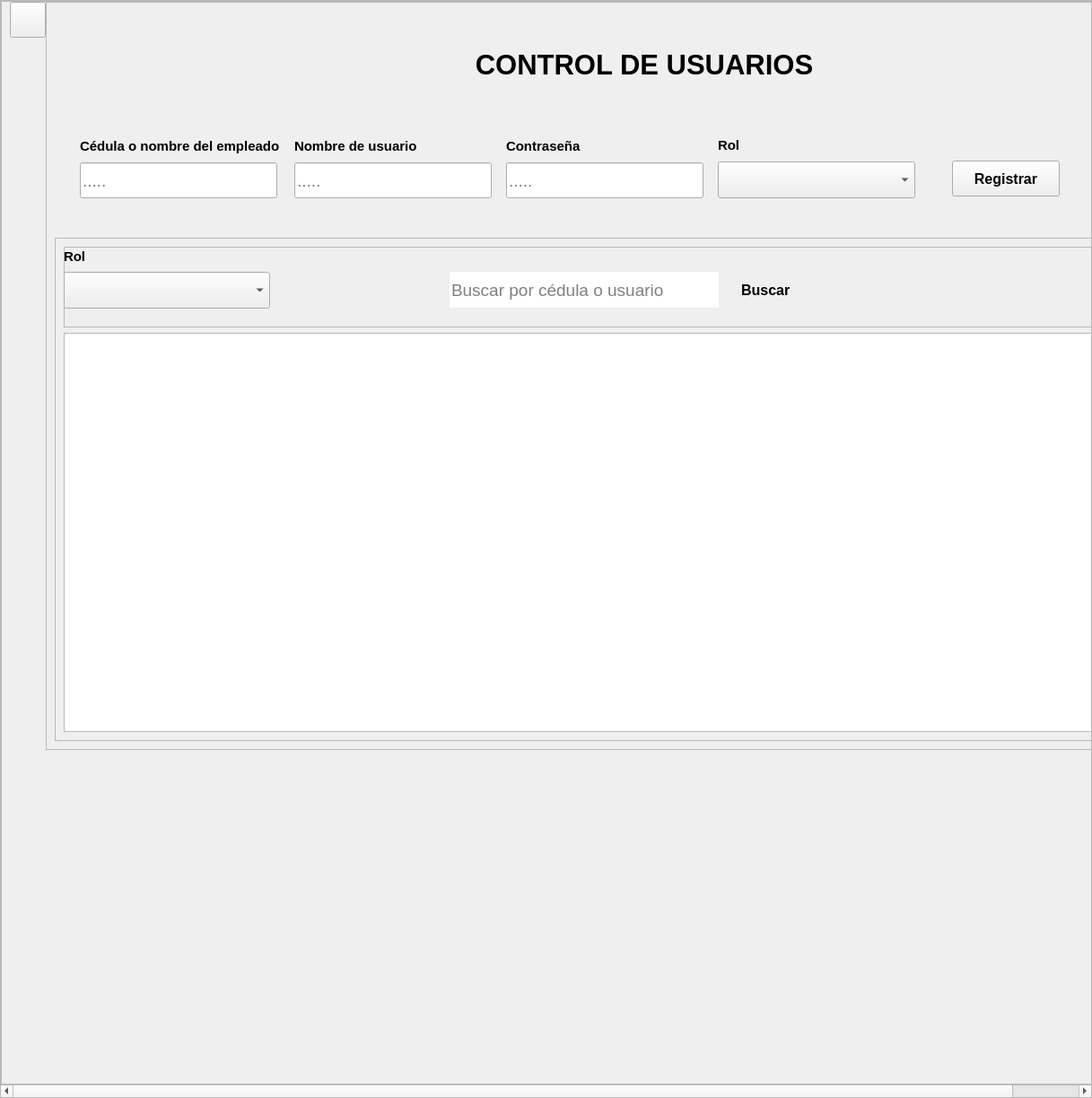
<?xml version="1.0" encoding="UTF-8"?>
<ui version="4.0">
 <class>VistaGeneralUsuarios</class>
 <widget class="QWidget" name="VistaGeneralUsuarios">
  <property name="geometry">
   <rect>
    <x>0</x>
    <y>0</y>
    <width>1217</width>
    <height>1224</height>
   </rect>
  </property>
  <property name="windowTitle">
   <string>Usuarios</string>
  </property>
  <property name="styleSheet">
   <string notr="true"/>
  </property>
  <layout class="QVBoxLayout" name="verticalLayout">
   <property name="spacing">
    <number>0</number>
   </property>
   <property name="leftMargin">
    <number>0</number>
   </property>
   <property name="topMargin">
    <number>0</number>
   </property>
   <property name="rightMargin">
    <number>0</number>
   </property>
   <property name="bottomMargin">
    <number>0</number>
   </property>
   <item>
    <widget class="QScrollArea" name="area_scroll">
     <property name="widgetResizable">
      <bool>true</bool>
     </property>
     <widget class="QWidget" name="scrollAreaWidgetContents">
      <property name="geometry">
       <rect>
        <x>0</x>
        <y>0</y>
        <width>1295</width>
        <height>1205</height>
       </rect>
      </property>
      <layout class="QVBoxLayout" name="verticalLayout_2">
       <property name="spacing">
        <number>0</number>
       </property>
       <property name="leftMargin">
        <number>0</number>
       </property>
       <property name="topMargin">
        <number>0</number>
       </property>
       <property name="rightMargin">
        <number>0</number>
       </property>
       <property name="bottomMargin">
        <number>0</number>
       </property>
       <item>
        <widget class="QFrame" name="contenedor">
         <property name="frameShape">
          <enum>QFrame::StyledPanel</enum>
         </property>
         <property name="frameShadow">
          <enum>QFrame::Raised</enum>
         </property>
         <property name="tipo" stdset="0">
          <string>espacio_principal</string>
         </property>
         <layout class="QHBoxLayout" name="horizontalLayout_3">
          <property name="spacing">
           <number>0</number>
          </property>
          <property name="topMargin">
           <number>0</number>
          </property>
          <property name="rightMargin">
           <number>0</number>
          </property>
          <property name="bottomMargin">
           <number>0</number>
          </property>
          <item alignment="Qt::AlignTop">
           <widget class="QPushButton" name="boton_de_regreso">
            <property name="minimumSize">
             <size>
              <width>40</width>
              <height>40</height>
             </size>
            </property>
            <property name="maximumSize">
             <size>
              <width>40</width>
              <height>40</height>
             </size>
            </property>
            <property name="cursor">
             <cursorShape>PointingHandCursor</cursorShape>
            </property>
            <property name="styleSheet">
             <string notr="true"/>
            </property>
            <property name="text">
             <string/>
            </property>
            <property name="iconSize">
             <size>
              <width>30</width>
              <height>30</height>
             </size>
            </property>
            <property name="tipo" stdset="0">
             <string>boton_regresar</string>
            </property>
           </widget>
          </item>
          <item>
           <spacer name="horizontalSpacer">
            <property name="orientation">
             <enum>Qt::Horizontal</enum>
            </property>
            <property name="sizeHint" stdset="0">
             <size>
              <width>0</width>
              <height>20</height>
             </size>
            </property>
           </spacer>
          </item>
          <item alignment="Qt::AlignTop">
           <widget class="QFrame" name="frame_general">
            <property name="minimumSize">
             <size>
              <width>1244</width>
              <height>621</height>
             </size>
            </property>
            <property name="frameShape">
             <enum>QFrame::StyledPanel</enum>
            </property>
            <property name="frameShadow">
             <enum>QFrame::Raised</enum>
            </property>
            <layout class="QVBoxLayout" name="verticalLayout_10">
             <property name="spacing">
              <number>15</number>
             </property>
             <item>
              <layout class="QVBoxLayout" name="verticalLayout_9">
               <property name="spacing">
                <number>0</number>
               </property>
               <item>
                <widget class="QFrame" name="espacio_superior">
                 <property name="sizePolicy">
                  <sizepolicy hsizetype="Preferred" vsizetype="Preferred">
                   <horstretch>0</horstretch>
                   <verstretch>0</verstretch>
                  </sizepolicy>
                 </property>
                 <property name="minimumSize">
                  <size>
                   <width>1171</width>
                   <height>117</height>
                  </size>
                 </property>
                 <property name="maximumSize">
                  <size>
                   <width>1271</width>
                   <height>117</height>
                  </size>
                 </property>
                 <property name="styleSheet">
                  <string notr="true">QFrame{
	border-bottom-left-radius:0px;
	border-bottom-right-radius:0px
}</string>
                 </property>
                 <property name="frameShape">
                  <enum>QFrame::StyledPanel</enum>
                 </property>
                 <property name="frameShadow">
                  <enum>QFrame::Raised</enum>
                 </property>
                 <property name="tipo" stdset="0">
                  <string>espacio_titulo_form</string>
                 </property>
                 <layout class="QHBoxLayout" name="horizontalLayout_6">
                  <item>
                   <spacer name="horizontalSpacer_2">
                    <property name="orientation">
                     <enum>Qt::Horizontal</enum>
                    </property>
                    <property name="sizeHint" stdset="0">
                     <size>
                      <width>385</width>
                      <height>20</height>
                     </size>
                    </property>
                   </spacer>
                  </item>
                  <item>
                   <widget class="QFrame" name="espacio_a">
                    <property name="maximumSize">
                     <size>
                      <width>821</width>
                      <height>16777215</height>
                     </size>
                    </property>
                    <property name="styleSheet">
                     <string notr="true"/>
                    </property>
                    <property name="frameShape">
                     <enum>QFrame::StyledPanel</enum>
                    </property>
                    <property name="frameShadow">
                     <enum>QFrame::Raised</enum>
                    </property>
                    <property name="tipo" stdset="0">
                     <string/>
                    </property>
                    <layout class="QHBoxLayout" name="horizontalLayout_5">
                     <property name="spacing">
                      <number>0</number>
                     </property>
                     <property name="leftMargin">
                      <number>0</number>
                     </property>
                     <property name="topMargin">
                      <number>0</number>
                     </property>
                     <property name="rightMargin">
                      <number>0</number>
                     </property>
                     <property name="bottomMargin">
                      <number>0</number>
                     </property>
                     <item>
                      <widget class="QLabel" name="label_imagen_asistencia">
                       <property name="minimumSize">
                        <size>
                         <width>90</width>
                         <height>85</height>
                        </size>
                       </property>
                       <property name="maximumSize">
                        <size>
                         <width>91</width>
                         <height>85</height>
                        </size>
                       </property>
                       <property name="text">
                        <string/>
                       </property>
                       <property name="pixmap">
                        <pixmap resource="../recursos_de_imagenes_tela_app.qrc">:/iconos/recursos_de_imagenes/iconos_de_interfaz/agregar-usuario.png</pixmap>
                       </property>
                       <property name="scaledContents">
                        <bool>true</bool>
                       </property>
                      </widget>
                     </item>
                     <item>
                      <widget class="QLabel" name="label_control_de_llegada">
                       <property name="minimumSize">
                        <size>
                         <width>400</width>
                         <height>101</height>
                        </size>
                       </property>
                       <property name="maximumSize">
                        <size>
                         <width>400</width>
                         <height>101</height>
                        </size>
                       </property>
                       <property name="font">
                        <font>
                         <family>Segoe UI</family>
                         <pointsize>23</pointsize>
                         <weight>75</weight>
                         <italic>false</italic>
                         <bold>true</bold>
                        </font>
                       </property>
                       <property name="styleSheet">
                        <string notr="true">QLabel{
	font-size:23pt;
}</string>
                       </property>
                       <property name="text">
                        <string>CONTROL DE USUARIOS</string>
                       </property>
                       <property name="alignment">
                        <set>Qt::AlignCenter</set>
                       </property>
                       <property name="wordWrap">
                        <bool>true</bool>
                       </property>
                       <property name="tipo" stdset="0">
                        <string>titulo_form</string>
                       </property>
                      </widget>
                     </item>
                    </layout>
                   </widget>
                  </item>
                  <item>
                   <spacer name="horizontalSpacer_4">
                    <property name="orientation">
                     <enum>Qt::Horizontal</enum>
                    </property>
                    <property name="sizeHint" stdset="0">
                     <size>
                      <width>384</width>
                      <height>20</height>
                     </size>
                    </property>
                   </spacer>
                  </item>
                 </layout>
                </widget>
               </item>
               <item>
                <widget class="QFrame" name="frame_superior">
                 <property name="minimumSize">
                  <size>
                   <width>1171</width>
                   <height>121</height>
                  </size>
                 </property>
                 <property name="maximumSize">
                  <size>
                   <width>1271</width>
                   <height>121</height>
                  </size>
                 </property>
                 <property name="styleSheet">
                  <string notr="true">QFrame#frame_superior{
	border-top-left-radius:0px;
	border-top-right-radius:0px
}</string>
                 </property>
                 <property name="frameShape">
                  <enum>QFrame::StyledPanel</enum>
                 </property>
                 <property name="frameShadow">
                  <enum>QFrame::Raised</enum>
                 </property>
                 <property name="tipo" stdset="0">
                  <string>espacio_form</string>
                 </property>
                 <widget class="QPushButton" name="boton_agregar">
                  <property name="geometry">
                   <rect>
                    <x>1000</x>
                    <y>50</y>
                    <width>120</width>
                    <height>40</height>
                   </rect>
                  </property>
                  <property name="minimumSize">
                   <size>
                    <width>120</width>
                    <height>40</height>
                   </size>
                  </property>
                  <property name="maximumSize">
                   <size>
                    <width>120</width>
                    <height>40</height>
                   </size>
                  </property>
                  <property name="font">
                   <font>
                    <family>Segoe UI</family>
                    <pointsize>12</pointsize>
                    <weight>75</weight>
                    <italic>false</italic>
                    <bold>true</bold>
                   </font>
                  </property>
                  <property name="cursor">
                   <cursorShape>PointingHandCursor</cursorShape>
                  </property>
                  <property name="styleSheet">
                   <string notr="true"/>
                  </property>
                  <property name="text">
                   <string>Registrar</string>
                  </property>
                  <property name="iconSize">
                   <size>
                    <width>26</width>
                    <height>26</height>
                   </size>
                  </property>
                  <property name="tipo" stdset="0">
                   <string>boton_anadir</string>
                  </property>
                 </widget>
                 <widget class="QWidget" name="layoutWidget">
                  <property name="geometry">
                   <rect>
                    <x>18</x>
                    <y>21</y>
                    <width>951</width>
                    <height>71</height>
                   </rect>
                  </property>
                  <layout class="QHBoxLayout" name="horizontalLayout" stretch="1,1,1,1">
                   <item>
                    <layout class="QVBoxLayout" name="verticalLayout_3">
                     <item>
                      <widget class="QLabel" name="label_cedula_empleado">
                       <property name="font">
                        <font>
                         <family>Segoe UI</family>
                         <pointsize>11</pointsize>
                         <weight>75</weight>
                         <italic>false</italic>
                         <bold>true</bold>
                        </font>
                       </property>
                       <property name="styleSheet">
                        <string notr="true"/>
                       </property>
                       <property name="text">
                        <string>Cédula o nombre del empleado</string>
                       </property>
                       <property name="scaledContents">
                        <bool>false</bool>
                       </property>
                       <property name="tipo" stdset="0">
                        <string>titulo_qlineedit</string>
                       </property>
                      </widget>
                     </item>
                     <item>
                      <widget class="QLineEdit" name="input_cedula_empleado">
                       <property name="enabled">
                        <bool>true</bool>
                       </property>
                       <property name="minimumSize">
                        <size>
                         <width>220</width>
                         <height>40</height>
                        </size>
                       </property>
                       <property name="maximumSize">
                        <size>
                         <width>220</width>
                         <height>40</height>
                        </size>
                       </property>
                       <property name="font">
                        <font>
                         <family>Segoe UI</family>
                         <pointsize>14</pointsize>
                         <weight>50</weight>
                         <italic>false</italic>
                         <bold>false</bold>
                        </font>
                       </property>
                       <property name="styleSheet">
                        <string notr="true"/>
                       </property>
                       <property name="placeholderText">
                        <string>.....</string>
                       </property>
                      </widget>
                     </item>
                    </layout>
                   </item>
                   <item>
                    <layout class="QVBoxLayout" name="verticalLayout_4">
                     <item>
                      <widget class="QLabel" name="label_nombre_usuario">
                       <property name="font">
                        <font>
                         <family>Segoe UI</family>
                         <pointsize>11</pointsize>
                         <weight>75</weight>
                         <italic>false</italic>
                         <bold>true</bold>
                        </font>
                       </property>
                       <property name="styleSheet">
                        <string notr="true"/>
                       </property>
                       <property name="text">
                        <string>Nombre de usuario</string>
                       </property>
                       <property name="scaledContents">
                        <bool>false</bool>
                       </property>
                       <property name="tipo" stdset="0">
                        <string>titulo_qlineedit</string>
                       </property>
                      </widget>
                     </item>
                     <item>
                      <widget class="QLineEdit" name="input_nombre_usuario">
                       <property name="enabled">
                        <bool>true</bool>
                       </property>
                       <property name="minimumSize">
                        <size>
                         <width>0</width>
                         <height>40</height>
                        </size>
                       </property>
                       <property name="maximumSize">
                        <size>
                         <width>220</width>
                         <height>40</height>
                        </size>
                       </property>
                       <property name="font">
                        <font>
                         <family>Segoe UI</family>
                         <pointsize>14</pointsize>
                         <weight>50</weight>
                         <italic>false</italic>
                         <bold>false</bold>
                        </font>
                       </property>
                       <property name="styleSheet">
                        <string notr="true"/>
                       </property>
                       <property name="placeholderText">
                        <string>.....</string>
                       </property>
                      </widget>
                     </item>
                    </layout>
                   </item>
                   <item>
                    <layout class="QVBoxLayout" name="verticalLayout_6">
                     <item>
                      <widget class="QLabel" name="label_clave_usuario">
                       <property name="font">
                        <font>
                         <family>Segoe UI</family>
                         <pointsize>11</pointsize>
                         <weight>75</weight>
                         <italic>false</italic>
                         <bold>true</bold>
                        </font>
                       </property>
                       <property name="styleSheet">
                        <string notr="true"/>
                       </property>
                       <property name="text">
                        <string>Contraseña</string>
                       </property>
                       <property name="scaledContents">
                        <bool>false</bool>
                       </property>
                       <property name="tipo" stdset="0">
                        <string>titulo_qlineedit</string>
                       </property>
                      </widget>
                     </item>
                     <item>
                      <widget class="QLineEdit" name="input_clave_usuario">
                       <property name="enabled">
                        <bool>true</bool>
                       </property>
                       <property name="minimumSize">
                        <size>
                         <width>0</width>
                         <height>40</height>
                        </size>
                       </property>
                       <property name="maximumSize">
                        <size>
                         <width>220</width>
                         <height>40</height>
                        </size>
                       </property>
                       <property name="font">
                        <font>
                         <family>Segoe UI</family>
                         <pointsize>14</pointsize>
                         <weight>50</weight>
                         <italic>false</italic>
                         <bold>false</bold>
                        </font>
                       </property>
                       <property name="styleSheet">
                        <string notr="true"/>
                       </property>
                       <property name="placeholderText">
                        <string>.....</string>
                       </property>
                      </widget>
                     </item>
                    </layout>
                   </item>
                   <item>
                    <layout class="QVBoxLayout" name="verticalLayout_5">
                     <item>
                      <widget class="QLabel" name="label_rol">
                       <property name="font">
                        <font>
                         <family>Segoe UI</family>
                         <pointsize>11</pointsize>
                         <weight>75</weight>
                         <italic>false</italic>
                         <bold>true</bold>
                        </font>
                       </property>
                       <property name="styleSheet">
                        <string notr="true"/>
                       </property>
                       <property name="text">
                        <string>Rol</string>
                       </property>
                       <property name="scaledContents">
                        <bool>false</bool>
                       </property>
                       <property name="tipo" stdset="0">
                        <string>titulo_qlineedit</string>
                       </property>
                      </widget>
                     </item>
                     <item>
                      <widget class="QComboBox" name="comboBox_rol">
                       <property name="minimumSize">
                        <size>
                         <width>0</width>
                         <height>41</height>
                        </size>
                       </property>
                       <property name="maximumSize">
                        <size>
                         <width>220</width>
                         <height>40</height>
                        </size>
                       </property>
                      </widget>
                     </item>
                    </layout>
                   </item>
                  </layout>
                 </widget>
                </widget>
               </item>
              </layout>
             </item>
             <item>
              <widget class="QFrame" name="frame_registros">
               <property name="minimumSize">
                <size>
                 <width>1171</width>
                 <height>561</height>
                </size>
               </property>
               <property name="maximumSize">
                <size>
                 <width>1271</width>
                 <height>561</height>
                </size>
               </property>
               <property name="frameShape">
                <enum>QFrame::StyledPanel</enum>
               </property>
               <property name="frameShadow">
                <enum>QFrame::Raised</enum>
               </property>
               <property name="tipo" stdset="0">
                <string>espacio_form</string>
               </property>
               <layout class="QVBoxLayout" name="verticalLayout_7">
                <item>
                 <widget class="QFrame" name="frame_filtro">
                  <property name="minimumSize">
                   <size>
                    <width>1224</width>
                    <height>90</height>
                   </size>
                  </property>
                  <property name="maximumSize">
                   <size>
                    <width>16777215</width>
                    <height>90</height>
                   </size>
                  </property>
                  <property name="frameShape">
                   <enum>QFrame::StyledPanel</enum>
                  </property>
                  <property name="frameShadow">
                   <enum>QFrame::Raised</enum>
                  </property>
                  <widget class="QWidget" name="layoutWidget_2">
                   <property name="geometry">
                    <rect>
                     <x>430</x>
                     <y>27</y>
                     <width>402</width>
                     <height>43</height>
                    </rect>
                   </property>
                   <layout class="QHBoxLayout" name="horizontalLayout_2">
                    <property name="spacing">
                     <number>0</number>
                    </property>
                    <item>
                     <widget class="QLineEdit" name="barra_de_busqueda">
                      <property name="minimumSize">
                       <size>
                        <width>300</width>
                        <height>40</height>
                       </size>
                      </property>
                      <property name="maximumSize">
                       <size>
                        <width>300</width>
                        <height>40</height>
                       </size>
                      </property>
                      <property name="font">
                       <font>
                        <family>Segoe UI</family>
                        <pointsize>14</pointsize>
                        <weight>50</weight>
                        <italic>false</italic>
                        <bold>false</bold>
                       </font>
                      </property>
                      <property name="styleSheet">
                       <string notr="true">QLineEdit{
	border-bottom-right-radius:0px;
	border-top-right-radius:0px;
}</string>
                      </property>
                      <property name="alignment">
                       <set>Qt::AlignLeading|Qt::AlignLeft|Qt::AlignVCenter</set>
                      </property>
                      <property name="placeholderText">
                       <string>Buscar por cédula o usuario</string>
                      </property>
                     </widget>
                    </item>
                    <item>
                     <widget class="QPushButton" name="boton_buscar">
                      <property name="sizePolicy">
                       <sizepolicy hsizetype="Minimum" vsizetype="Fixed">
                        <horstretch>20</horstretch>
                        <verstretch>20</verstretch>
                       </sizepolicy>
                      </property>
                      <property name="minimumSize">
                       <size>
                        <width>100</width>
                        <height>40</height>
                       </size>
                      </property>
                      <property name="maximumSize">
                       <size>
                        <width>100</width>
                        <height>16777215</height>
                       </size>
                      </property>
                      <property name="font">
                       <font>
                        <family>Segoe UI</family>
                        <pointsize>12</pointsize>
                        <weight>75</weight>
                        <italic>false</italic>
                        <bold>true</bold>
                       </font>
                      </property>
                      <property name="cursor">
                       <cursorShape>PointingHandCursor</cursorShape>
                      </property>
                      <property name="styleSheet">
                       <string notr="true">QPushButton{
	border-bottom-left-radius:0px;
	border-top-left-radius:0px;
}</string>
                      </property>
                      <property name="text">
                       <string> Buscar</string>
                      </property>
                      <property name="iconSize">
                       <size>
                        <width>25</width>
                        <height>25</height>
                       </size>
                      </property>
                      <property name="tipo" stdset="0">
                       <string>boton_buscar</string>
                      </property>
                     </widget>
                    </item>
                   </layout>
                  </widget>
                  <widget class="QWidget" name="layoutWidget_3">
                   <property name="geometry">
                    <rect>
                     <x>0</x>
                     <y>0</y>
                     <width>232</width>
                     <height>69</height>
                    </rect>
                   </property>
                   <layout class="QVBoxLayout" name="verticalLayout_8">
                    <item alignment="Qt::AlignLeft">
                     <widget class="QLabel" name="label_filtro_rol">
                      <property name="minimumSize">
                       <size>
                        <width>60</width>
                        <height>0</height>
                       </size>
                      </property>
                      <property name="font">
                       <font>
                        <family>Segoe UI</family>
                        <pointsize>11</pointsize>
                        <weight>75</weight>
                        <italic>false</italic>
                        <bold>true</bold>
                       </font>
                      </property>
                      <property name="styleSheet">
                       <string notr="true"/>
                      </property>
                      <property name="text">
                       <string>Rol</string>
                      </property>
                      <property name="scaledContents">
                       <bool>false</bool>
                      </property>
                      <property name="tipo" stdset="0">
                       <string>titulo_qlineedit</string>
                      </property>
                     </widget>
                    </item>
                    <item>
                     <widget class="QComboBox" name="comboBox_filtro_rol">
                      <property name="minimumSize">
                       <size>
                        <width>230</width>
                        <height>41</height>
                       </size>
                      </property>
                      <property name="maximumSize">
                       <size>
                        <width>220</width>
                        <height>40</height>
                       </size>
                      </property>
                     </widget>
                    </item>
                   </layout>
                  </widget>
                 </widget>
                </item>
                <item>
                 <widget class="QTableView" name="tbl_usuarios"/>
                </item>
               </layout>
              </widget>
             </item>
            </layout>
           </widget>
          </item>
          <item>
           <spacer name="horizontalSpacer_3">
            <property name="orientation">
             <enum>Qt::Horizontal</enum>
            </property>
            <property name="sizeHint" stdset="0">
             <size>
              <width>0</width>
              <height>20</height>
             </size>
            </property>
           </spacer>
          </item>
         </layout>
        </widget>
       </item>
      </layout>
     </widget>
    </widget>
   </item>
  </layout>
 </widget>
 <resources>
  <include location="../recursos_de_imagenes_tela_app.qrc"/>
 </resources>
 <connections/>
</ui>
